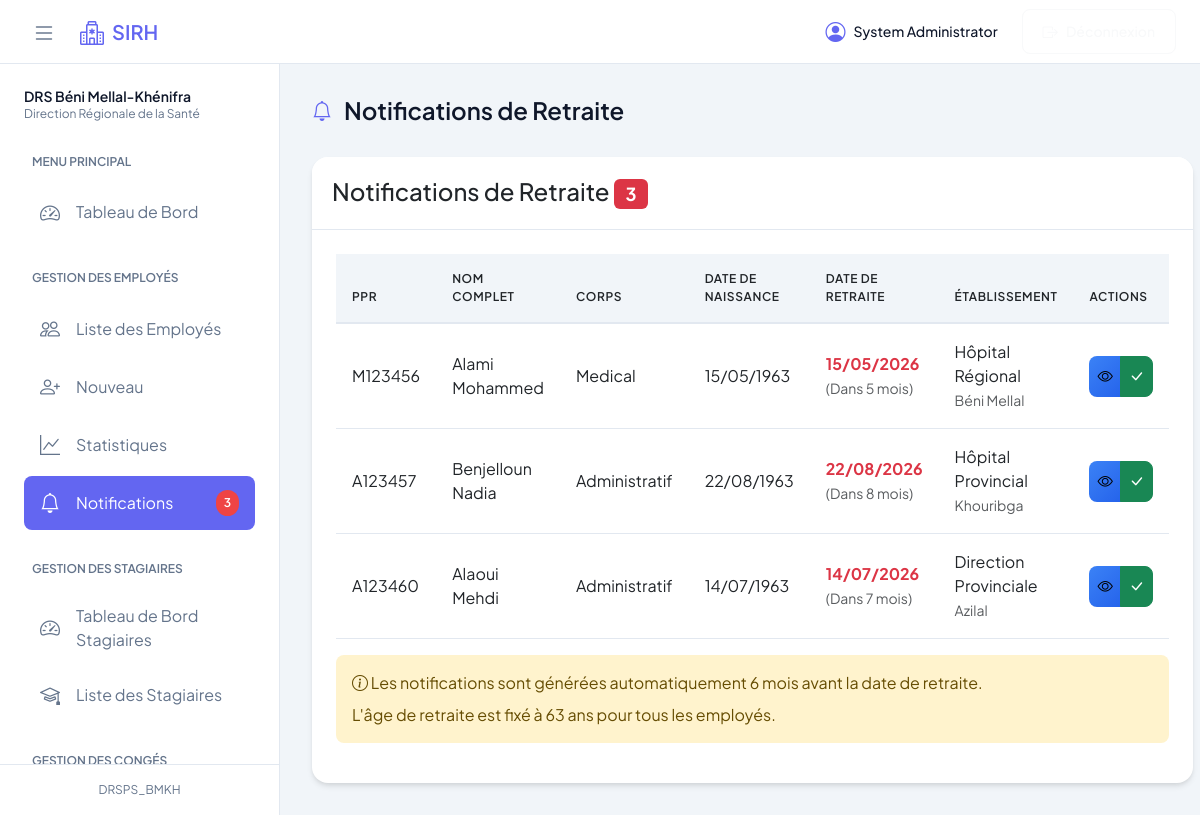
Page /index.php?action=checkRetirements (signed in) on the committed database.
### tables this page shows
CREATE TABLE `employees` (
  `employee_id` int(11) NOT NULL,
  `ppr` varchar(20) NOT NULL,
  `cin` varchar(20) NOT NULL,
  `nom` varchar(50) NOT NULL,
  `prenom` varchar(50) NOT NULL,
  `sex` enum('M','F') NOT NULL,
  `date_naissance` date NOT NULL,
  `corps` enum('medical','paramedical','administratif') NOT NULL,
  `specialite` varchar(100) DEFAULT NULL,
  `grade` varchar(100) NOT NULL,
  `date_recrutement` date NOT NULL,
  `date_prise_service` date NOT NULL,
  `province_etablissement` varchar(100) NOT NULL,
  `milieu_etablissement` enum('Urbain','Rural') NOT NULL,
  `categorie_etablissement` varchar(100) NOT NULL,
  `nom_etablissement` varchar(200) NOT NULL,
  `service_etablissement` varchar(100) DEFAULT NULL,
  `situation_familiale` enum('Célibataire','Marié(e)','Divorcé(e)','Veuf(ve)') NOT NULL,
  `address` text DEFAULT NULL,
  `phone` varchar(20) DEFAULT NULL,
  `created_at` timestamp NOT NULL DEFAULT current_timestamp(),
  `updated_at` timestamp NOT NULL DEFAULT current_timestamp() ON UPDATE current_timestamp(),
  `notification_read` tinyint(1) DEFAULT 0,
  `email` varchar(255) DEFAULT NULL,
  `password` varchar(255) DEFAULT NULL,
  `role` enum('user','admin','approver') DEFAULT 'user',
  `reset_token` varchar(255) DEFAULT NULL,
  `reset_token_expiry` datetime DEFAULT NULL,
  `remember_token` varchar(100) DEFAULT NULL,
  `token_expiry` datetime DEFAULT NULL,
  `last_login` datetime DEFAULT NULL
);

### models/Employee.php (called while the page is built, shortened)
<?php
class Employee {
    private $db;
    public function __construct() {
        try {
            global $db_config;
            $dsn = "mysql:host={$db_config['host']};dbname={$db_config['dbname']};charset=utf8";
            $this->db = new PDO($dsn, $db_config['username'], $db_config['password']);
            $this->db->setAttribute(PDO::ATTR_ERRMODE, PDO::ERRMODE_EXCEPTION);
        } catch (PDOException $e) {
            throw new Exception("Erreur de connexion à la base de données: " . $e->getMessage());
        }
    }
    public function getRetirementNotifications() {
        try {
            $query = "SELECT *,
                     DATE_ADD(date_naissance, INTERVAL 63 YEAR) as retirement_date
                     FROM employees
                     WHERE TIMESTAMPDIFF(YEAR, date_naissance, CURDATE()) >= 62";
            $checkColumn = $this->db->query("SHOW COLUMNS FROM employees LIKE 'notification_read'");
            if ($checkColumn->rowCount() > 0) {
                $query .= " AND (notification_read = 0 OR notification_read IS NULL)";
            }
            return $this->db->query($query)->fetchAll(PDO::FETCH_ASSOC);
        } catch (PDOException $e) {
            return [];
        }
    }
}

### controllers/EmployeeController.php (called while the page is built, shortened)
<?php
require_once(__DIR__ . '/../models/Employee.php');
class EmployeeController {
    private $employee;
    public function __construct() {
        $this->employee = new Employee();
    }
    public function checkRetirements() {
        $GLOBALS['notifications'] = $this->employee->getRetirementNotifications();
    }
}

### views/employees/retirement_notifications.php (the view, shortened to what this page needs)
<?php
$pendingCount = !empty($notifications) ? count($notifications) : 0;
?>
<div class="card">
    <div class="card-header d-flex justify-content-between align-items-center">
        <h4 class="mb-0">
            Notifications de Retraite
            <?php if ($pendingCount > 0): ?>
            <span class="badge bg-danger"><?php echo $pendingCount; ?></span>
            <?php endif; ?>
        </h4>
    </div>
    <div class="card-body">
        <?php if (empty($notifications)): ?>
            <div class="alert alert-info">
                Aucune notification de retraite en attente.
            </div>
        <?php else: ?>
            <div class="table-responsive">
                <table class="table table-hover">
                    <thead>
                        <tr>
                            <th>PPR</th>
                            <th>Nom Complet</th>
                            <th>Corps</th>
                            <th>Date de Naissance</th>
                            <th>Date de Retraite</th>
                            <th>Établissement</th>
                            <th>Actions</th>
                        </tr>
                    </thead>
                    <tbody>
                        <?php foreach ($notifications as $notif): ?>
                        <?php
                        try {
                            $retirement = new DateTime($notif['retirement_date'] ?? null);
                            $now = new DateTime();
                            $interval = $retirement->diff($now);
                            $months = $interval->y * 12 + $interval->m;
                        } catch (Exception $e) {
                            error_log("Error calculating retirement date: " . $e->getMessage());
                            $months = 0;
                        }
                        ?>
                        <tr>
                            <td><?php echo htmlspecialchars($notif['ppr'] ?? ''); ?></td>
                            <td><?php echo htmlspecialchars(($notif['nom'] ?? '') . ' ' . ($notif['prenom'] ?? '')); ?></td>
                            <td><?php echo ucfirst(htmlspecialchars($notif['corps'] ?? '')); ?></td>
                            <td><?php echo isset($notif['date_naissance']) ? date('d/m/Y', strtotime($notif['date_naissance'])) : ''; ?></td>
                            <td>
                                <?php if (isset($notif['retirement_date'])): ?>
                                <span class="text-danger fw-bold">
                                    <?php echo date('d/m/Y', strtotime($notif['retirement_date'])); ?>
                                </span>
                                <br>
                                <small class="text-muted">
                                    (Dans <?php echo $months; ?> mois)
                                </small>
                                <?php endif; ?>
                            </td>
                            <td>
                                <?php echo htmlspecialchars($notif['nom_etablissement'] ?? ''); ?>
                                <br>
                                <small class="text-muted">
                                    <?php echo htmlspecialchars($notif['province_etablissement'] ?? ''); ?>
                                </small>
                            </td>
                            <td>
                                <div class="btn-group">
                                    <?php if (isset($notif['employee_id'])): ?>
                                    <a href="index.php?action=view&id=<?php echo $notif['employee_id']; ?>"
                                       class="btn btn-sm btn-info" title="Voir la fiche">
                                        <i class="bi bi-eye"></i>
                                    </a>
                                    <a href="index.php?action=markNotificationAsRead&id=<?php echo $notif['employee_id']; ?>"
                                       class="btn btn-sm btn-success" title="Marquer comme lu">
                                        <i class="bi bi-check-lg"></i>
                                    </a>
                                    <?php endif; ?>
                                </div>
                            </td>
                        </tr>
                        <?php endforeach; ?>
                    </tbody>
                </table>
            </div>
            <div class="alert alert-warning mt-3">
                <i class="bi bi-info-circle"></i>
                Les notifications sont générées automatiquement 6 mois avant la date de retraite.
                <p class="mb-0 mt-2">
                    L'âge de retraite est fixé à 63 ans pour tous les employés.
                </p>
            </div>
        <?php endif; ?>
    </div>
</div>

### assets/css/style.css (style rules this page uses)
:root { --primary: #6366f1; --primary-dark: #4f46e5; --secondary: #64748b; --success: #22c55e; --warning: #eab308; --danger: #ef4444; --info: #3b82f6; --body-bg: #f1f5f9; --navbar-bg: #fff; --sidebar-bg: #fff; --card-bg: #fff; --text-primary: #0f172a; --text-secondary: #64748b; --text-muted: #94a3b8; --border-color: #e2e8f0; --navbar-height: 64px; --sidebar-width: 280px; --content-padding: 2rem; }
* { margin: 0; padding: 0; box-sizing: border-box; }
html { height: 100%; }
body { min-height: 100%; background: var(--body-bg); color: var(--text-primary); font-family: 'Plus Jakarta Sans', sans-serif; -webkit-font-smoothing: antialiased; }
.card { background: var(--card-bg); border: none; border-radius: 1rem; overflow: hidden; box-shadow: 0 4px 6px -1px rgba(0, 0, 0, 0.1), 0 2px 4px -1px rgba(0, 0, 0, 0.06); transition: transform 0.2s ease, box-shadow 0.2s ease; }
.card-header { padding: 1.25rem; border-bottom: 1px solid var(--border-color); background: var(--card-bg); font-weight: 600; }
.card-body { padding: 1.5rem; }
.btn { padding: 0.625rem 1.25rem; border-radius: 0.5rem; font-weight: 500; display: inline-flex; align-items: center; gap: 0.5rem; transition: all 0.2s; }
.btn i { font-size: 1.1em; }
.table { width: 100%; margin-bottom: 0; color: var(--text-primary); border-collapse: separate; border-spacing: 0; }
.table th { font-weight: 600; text-transform: uppercase; font-size: 0.75rem; letter-spacing: 0.05em; padding: 1rem; border-bottom: 2px solid var(--border-color); background: var(--body-bg); position: relative; }
.table td { padding: 1rem; border-bottom: 1px solid var(--border-color); vertical-align: middle; transition: background-color 0.2s ease; }
.table tbody tr { transition: transform 0.2s ease, box-shadow 0.2s ease; }
.btn-group .btn { padding: 0.5rem; border-radius: 0.5rem; transition: all 0.2s ease; }
.btn-info { background: linear-gradient(135deg, #3b82f6 0%, #2563eb 100%); border: none; }
.alert { border: none; border-radius: 0.5rem; padding: 1rem; margin-bottom: 1rem; }

### rows in the picture
employees: ppr "M123456", nom+prenom "Alami Mohammed", corps "Medical", date_naissance "15/05/1963", retirement_date "15/05/2026", months "5", nom_etablissement "Hôpital Régional", province_etablissement "Béni Mellal"
employees: ppr "A123457", nom+prenom "Benjelloun Nadia", corps "Administratif", date_naissance "22/08/1963", retirement_date "22/08/2026", months "8", nom_etablissement "Hôpital Provincial", province_etablissement "Khouribga"
employees: ppr "A123460", nom+prenom "Alaoui Mehdi", corps "Administratif", date_naissance "14/07/1963", retirement_date "14/07/2026", months "7", nom_etablissement "Direction Provinciale", province_etablissement "Azilal"

### other values in the picture
$_SESSION['user']['first_name'] . ' ' . $_SESSION['user']['last_name'] "System Administrator"
$pendingNotifications "3"
$title "Notifications de Retraite"
$pendingCount "3"
